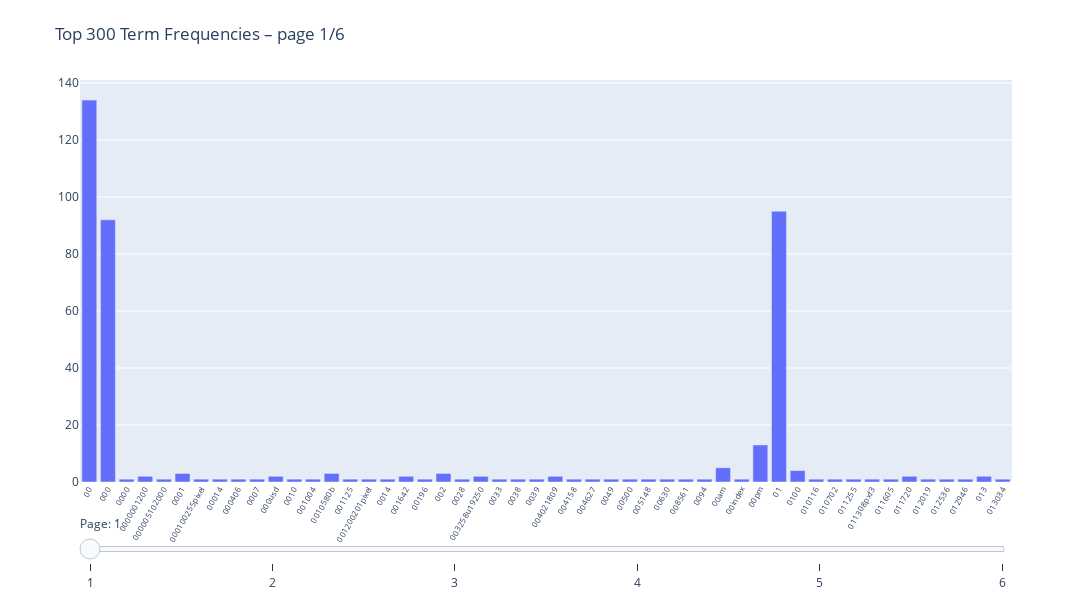

Source (notebook cell):
### Markdown cell above
### >>> **Exercise 12 (take home):**
If you want a nicer interactive visualization here, I would encourage you try to install and use plotly to achieve this.

### Code cell
# Answer here
# 目標 : 取前 300 常出現的 term 來分析，並在圖表中加入互動式拉桿設計，每頁只顯示 50 筆資料，提升圖表互動性與可視度

import numpy as np, pandas as pd, plotly.graph_objects as go

# 計算詞頻
term_frequencies = np.asarray(X_counts.sum(axis=0)).ravel()
terms = count_vect.get_feature_names_out()
df_all = pd.DataFrame({"term": terms, "frequency": term_frequencies})

# 取前 300 個詞（不排序）
df_top = df_all.iloc[:300].reset_index(drop=True)

page = 50  # 每頁顯示 50 個
steps = []
fig = go.Figure()

# 分頁函式（不排序）
def slice_page(p):
    start = p * page
    end   = min((p+1)*page, len(df_top))
    return df_top.iloc[start:end]

# 初始頁
first = slice_page(0)
fig.add_bar(x=first["term"], y=first["frequency"])

# 分頁拉桿 slider step
num_pages = int(np.ceil(len(df_top) / page))
for p in range(num_pages):
    part = slice_page(p)
    step = dict(
        method="update",
        args=[{"x": [part["term"]], "y": [part["frequency"]]},
              {"title": f"Top 300 Terms – page {p+1}/{num_pages}"}],
        label=str(p+1)
    )
    steps.append(step)

# 版面配置 + x 軸字體大小 5.6
fig.update_layout(
    title=f"Top 300 Term Frequencies – page 1/{num_pages}",
    #x="term", y="frequency",
    height=600, width=1200,
    xaxis=dict(tickangle=300, type="category",tickfont=dict(size=8)),   
    sliders=[dict(steps=steps, currentvalue={"prefix": "Page: "}, pad={"t": 30})],
    margin=dict(t=80, b=100)
)

fig.show()

# 第 224 筆資料的 term 因為出現很長的 "_"，因此第五頁的圖表看起來會很怪
# df_top[224:225]

### Figure 1 — Plotly figure (JSON) as saved in the notebook; plotly's stock layout.template omitted (floating-point values rounded to 4 significant figures)
{"data": [{"type": "bar", "x": ["00", "000", "0000", "0000001200", "000005102000", "0001", "000100255pixel", "00014", "000406", "0007", "000usd", "0010", "001004", "0010580b", "001125", "001200201pixel", "0014", "001642", "00196", "002", "0028", "003258u19250", "0033", "0038", "0039", "004021809", "004158", "004627", "0049", "00500", "005148", "00630", "008561", "0094", "00am", "00index", "00pm", "01", "0100", "010116", "010702", "011255", "011308pxf3", "011605", "011720", "012019", "012536", "012946", "013", "013034"], "y": [134, 92, 1, 2, 1, 3, 1, 1, 1, 1, 2, 1, 1, 3, 1, 1, 1, 2, 1, 3, 1, 2, 1, 1, 1, 2, 1, 1, 1, 1, 1, 1, 1, 1, 5, 1, 13, 95, 4, 1, 1, 1, 1, 1, 2, 1, 1, 1, 2, 1]}], "layout": {"height": 600, "margin": {"b": 100, "t": 80}, "sliders": [{"currentvalue": {"prefix": "Page: "}, "pad": {"t": 30}, "steps": [{"args": [{"x": [["00", "000", "0000", "0000001200", "000005102000", "0001", "000100255pixel", "00014", "000406", "0007", "000usd", "0010", "001004", "0010580b", "001125", "001200201pixel", "0014", "001642", "00196", "002", "0028", "003258u19250", "0033", "0038", "0039", "004021809", "004158", "004627", "0049", "00500", "005148", "00630", "008561", "0094", "00am", "00index", "00pm", "01", "0100", "010116", "010702", "011255", "011308pxf3", "011605", "011720", "012019", "012536", "012946", "013", "013034"]], "y": [[134, 92, 1, 2, 1, 3, 1, 1, 1, 1, 2, 1, 1, 3, 1, 1, 1, 2, 1, 3, 1, 2, 1, 1, 1, 2, 1, 1, 1, 1, 1, 1, 1, 1, 5, 1, 13, 95, 4, 1, 1, 1, 1, 1, 2, 1, 1, 1, 2, 1]]}, {"title": "Top 300 Terms – page 1/6"}], "label": "1", "method": "update"}, {"args": [{"x": [["0131", "013423tan102", "013657", "0138", "013846", "0150", "015518", "01580", "015931", "01720", "01752", "0179", "01821", "01830", "0184", "01852", "01854", "01890", "0195", "0199", "01a", "01wb", "02", "020", "0200", "020504", "020637", "020646", "020701tan102", "020751", "02115", "02118", "02139", "02142", "02154", "02160", "021635", "021708", "02173", "0223", "02254", "022621tan102", "023044", "0235", "0237", "024103", "024150", "024626", "025240", "025924"]], "y": [[1, 1, 1, 2, 1, 1, 1, 4, 2, 1, 1, 1, 1, 1, 2, 1, 1, 1, 1, 1, 2, 1, 59, 1, 4, 2, 1, 1, 1, 1, 2, 3, 1, 2, 1, 1, 1, 1, 3, 1, 1, 1, 3, 1, 1, 3, 2, 1, 2, 2]]}, {"title": "Top 300 Terms – page 2/6"}], "label": "2", "method": "update"}, {"args": [{"x": [["0278", "02908", "0293", "03", "030105", "0303", "030334", "03051", "0306", "030734", "031423", "0318", "032251", "0330", "033446", "033843", "034226", "0349", "0358", "0362", "0372", "03756", "0380", "0391", "04", "040", "040286", "04046", "040493161915", "040819", "0410", "041343", "0418", "042100", "0423", "043654", "044140", "044946", "04g", "05", "0500", "050046mvs104", "0502", "050524", "050750", "0510", "051039", "0511", "051201", "051246"]], "y": [[1, 1, 3, 100, 1, 1, 1, 1, 1, 1, 2, 1, 2, 1, 2, 1, 2, 5, 24, 1, 1, 1, 1, 2, 47, 4, 1, 1, 1, 1, 1, 3, 1, 1, 4, 2, 2, 1, 1, 62, 2, 2, 1, 1, 1, 2, 1, 5, 1, 1]]}, {"title": "Top 300 Terms – page 3/6"}], "label": "3", "method": "update"}, {"args": [{"x": [["0513", "053250", "05401", "05402", "05446", "054600", "055958", "0578", "06", "0600", "0600lines", "060493161931", "0608", "061", "062328", "062908mvs104", "06320", "063425", "0649", "06510", "065230", "0656", "068", "07", "0700", "0704", "0706", "071", "07102", "071613j5j", "071823", "0721", "0729", "07410", "0752", "07653", "077", "07748", "08", "0804", "08057", "080719", "081", "081052", "081303", "083731", "084", "084042", "084258", "085526"]], "y": [[1, 1, 1, 1, 1, 1, 1, 1, 18, 3, 1, 1, 3, 2, 1, 1, 3, 2, 1, 1, 1, 1, 1, 27, 1, 1, 1, 7, 1, 1, 2, 2, 1, 1, 1, 1, 1, 1, 40, 1, 2, 1, 1, 5, 1, 1, 1, 5, 1, 1]]}, {"title": "Top 300 Terms – page 4/6"}], "label": "4", "method": "update"}, {"args": [{"x": [["08690", "08786", "08934", "09", "0900", "090030", "0901", "0903", "090306", "0908", "091139", "091258", "091844", "092051", "0922", "0926", "0930", "093300", "093904", "0943", "095148", "095220", "0987", "0_", "0______________________________________________________________________0", "0a", "0b", "0b10", "0b15", "0e9", "0hb", "0l7", "0s", "0u1", "0x", "0x00", "0x100", "0x1f", "0x3d4", "0x8", "0xc010", "0xc018", "10", "100", "1000", "10000", "100000", "100015", "100039", "100042"]], "y": [[1, 1, 1, 34, 1, 2, 1, 1, 1, 1, 2, 2, 2, 1, 1, 1, 2, 2, 1, 1, 1, 4, 2, 1, 1, 1, 1, 1, 1, 1, 1, 1, 1, 1, 2, 1, 3, 1, 1, 1, 1, 1, 378, 105, 20, 2, 2, 2, 1, 1]]}, {"title": "Top 300 Terms – page 5/6"}], "label": "5", "method": "update"}, {"args": [{"x": [["1000mg", "1001", "10012", "10016", "10021", "1003", "10032", "10036", "10038", "1005", "10056", "1007", "100c", "100grams", "100k", "100lez", "100megs", "100mg", "101", "1010", "10101", "101010", "1013", "1015", "101747", "10179", "10193", "10196", "101h", "102", "102007", "1023", "1024", "1024x1024", "1024x512", "1024x728", "1024x768", "1024x768x24", "1024x768x65000", "1024x786x24", "10250", "1027", "1028", "102810", "1029", "103", "1030", "103237", "10368", "1039"]], "y": [[1, 1, 1, 2, 1, 1, 1, 1, 1, 1, 1, 1, 1, 2, 2, 1, 1, 1, 19, 1, 3, 4, 8, 2, 1, 2, 2, 1, 1, 7, 3, 1, 5, 1, 1, 1, 7, 1, 1, 2, 1, 1, 2, 1, 1, 4, 1, 3, 1, 1]]}, {"title": "Top 300 Terms – page 6/6"}], "label": "6", "method": "update"}]}], "title": {"text": "Top 300 Term Frequencies – page 1/6"}, "width": 1200, "xaxis": {"tickangle": -60, "tickfont": {"size": 8}, "type": "category"}}}
